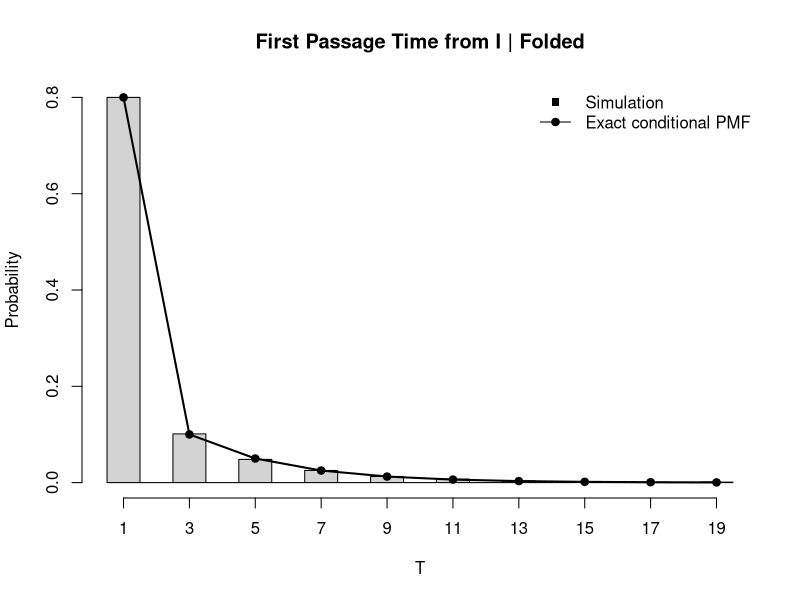
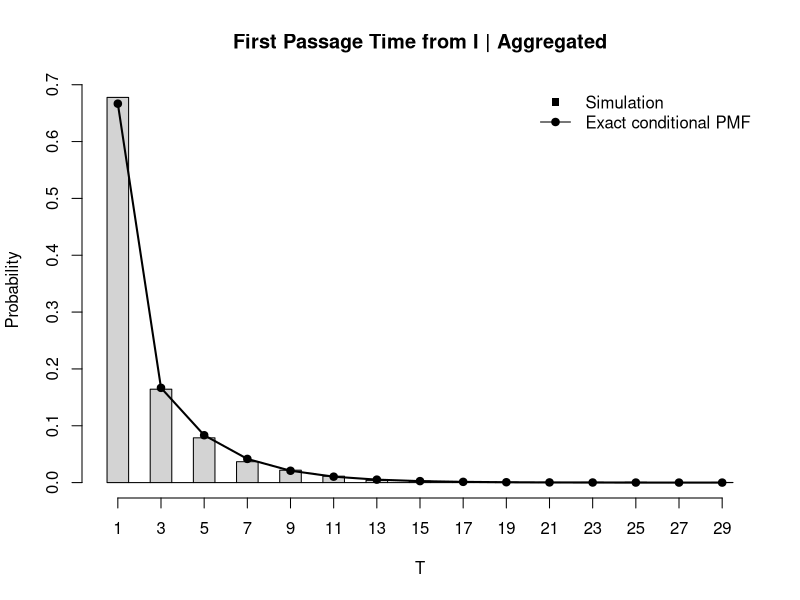

Reproduce these figures in R, in order.
## ---- chunk 1
set.seed(123)

# State order: U, I, M, F, A
states <- c("U", "I", "M", "F", "A")

P <- matrix(
  c(
    0,   1/2, 1/2, 0,   0,    # U
    1/4, 0,   0,   1/2, 1/4,  # I
    3/4, 0,   0,   0,   1/4,  # M
    0,   0,   0,   1,   0,    # F
    0,   0,   0,   0,   1     # A
  ),
  nrow = 5,
  byrow = TRUE,
  dimnames = list(states, states)
)

P
## ---- chunk 2
# One step using discrete inverse transform

draw_next_state <- function(current_state, P) {
  
  probs <- P[current_state, ]
  cum_probs <- cumsum(probs)
  
  u <- runif(1)
  
  next_index <- which(u <= cum_probs)[1]
  next_state <- colnames(P)[next_index]
  
  return(next_state)
}

# Simulate one chain until absorption

simulate_one_chain <- function(start_state, P) {
  
  current_state <- start_state
  T <- 0
  
  while (!(current_state %in% c("F", "A"))) {
    
    current_state <- draw_next_state(current_state, P)
    T <- T + 1
    
  }
  
  return(c(T = T, fate = current_state))
}

## ---- chunk 3
Nsim <- 1e4

simulate_many <- function(start_state, Nsim, P) {
  
  out <- replicate(
    Nsim,
    simulate_one_chain(start_state, P)
  )
  
  data.frame(
    start = start_state,
    T = as.numeric(out["T", ]),
    fate = out["fate", ]
  )
}


sim_U <- simulate_many("U", Nsim, P)
sim_I <- simulate_many("I", Nsim, P)
sim_M <- simulate_many("M", Nsim, P)

sim_all <- rbind(sim_U, sim_I, sim_M)

head(sim_all)
## ---- chunk 4
get_estimates <- function(dat) {
  
  c(
    h_hat = mean(dat$fate == "F"),
    g_hat = mean(dat$T),
    tau_F_hat = mean(dat$T[dat$fate == "F"]),
    tau_A_hat = mean(dat$T[dat$fate == "A"])
  )
}


estimates <- rbind(
  U = get_estimates(sim_U),
  I = get_estimates(sim_I),
  M = get_estimates(sim_M)
)

estimates

## ---- chunk 5
exact <- data.frame(
  start = c("U", "I", "M"),
  
  h_exact = c(
    1/2,
    5/8,
    3/8
  ),
  
  g_exact = c(
    4,
    2,
    4
  ),
  
  tau_F_exact = c(
    4,
    9/5,
    5
  ),
  
  tau_A_exact = c(
    4,
    7/3,
    17/5
  )
)


simulation <- data.frame(
  start = rownames(estimates),
  h_hat = estimates[, "h_hat"],
  g_hat = estimates[, "g_hat"],
  tau_F_hat = estimates[, "tau_F_hat"],
  tau_A_hat = estimates[, "tau_A_hat"]
)


comparison <- merge(exact, simulation, by = "start")

comparison <- comparison[
  match(c("U", "I", "M"), comparison$start),
]

comparison
## ---- chunk 6

Q <- P[c("U", "I", "M"),
       c("U", "I", "M")]

R <- P[c("U", "I", "M"),
       c("F", "A")]

Q
R
## ---- chunk 7
max_n <- max(sim_I$T)

# Starting distribution: start exactly at I
v <- c(U = 0, I = 1, M = 0)

pmf_joint_F <- numeric(max_n)
pmf_joint_A <- numeric(max_n)

for (n in 1:max_n) {
  
  # v currently equals e_I Q^(n-1)
  absorption_prob <- as.numeric(v %*% R)
  
  pmf_joint_F[n] <- absorption_prob[1]
  pmf_joint_A[n] <- absorption_prob[2]
  
  # Move one more step among transient states
  v <- as.numeric(v %*% Q)
  names(v) <- c("U", "I", "M")
}


# P_I(F) = h_I = 5/8
# P_I(A) = 1 - h_I = 3/8

h_I <- 5/8

pmf_F <- pmf_joint_F / h_I
pmf_A <- pmf_joint_A / (1 - h_I)


exact_pmf <- data.frame(
  n = 1:max_n,
  P_T_given_F = pmf_F,
  P_T_given_A = pmf_A
)

exact_pmf
exact_pmf[exact_pmf$P_T_given_F > 0, ]
## ---- chunk 8
I_fold <- sim_I$T[sim_I$fate == "F"]
I_agg  <- sim_I$T[sim_I$fate == "A"]
## ---- chunk 9
max_fold <- max(I_fold)

hist(
  I_fold,
  breaks = seq(0.5, max_fold + 0.5, by = 1),
  probability = TRUE,
  main = "First Passage Time from I | Folded",
  xlab = "T",
  ylab = "Probability",
  xaxt = "n"
)

axis(
  1,
  at = seq(1, max_fold, by = 2)
)

n_fold <- seq(1, max_fold, by = 2)

points(
  n_fold,
  pmf_F[n_fold],
  pch = 19
)

lines(
  n_fold,
  pmf_F[n_fold],
  lwd = 2
)

legend(
  "topright",
  legend = c("Simulation", "Exact conditional PMF"),
  lty = c(NA, 1),
  pch = c(15, 19),
  bty = "n"
)
## ---- chunk 10
max_agg <- max(I_agg)

hist(
  I_agg,
  breaks = seq(0.5, max_agg + 0.5, by = 1),
  probability = TRUE,
  main = "First Passage Time from I | Aggregated",
  xlab = "T",
  ylab = "Probability",
  xaxt = "n"
)

axis(
  1,
  at = seq(1, max_agg, by = 2)
)

n_agg <- seq(1, max_agg, by = 2)

points(
  n_agg,
  pmf_A[n_agg],
  pch = 19
)

lines(
  n_agg,
  pmf_A[n_agg],
  lwd = 2
)

legend(
  "topright",
  legend = c("Simulation", "Exact conditional PMF"),
  lty = c(NA, 1),
  pch = c(15, 19),
  bty = "n"
)
